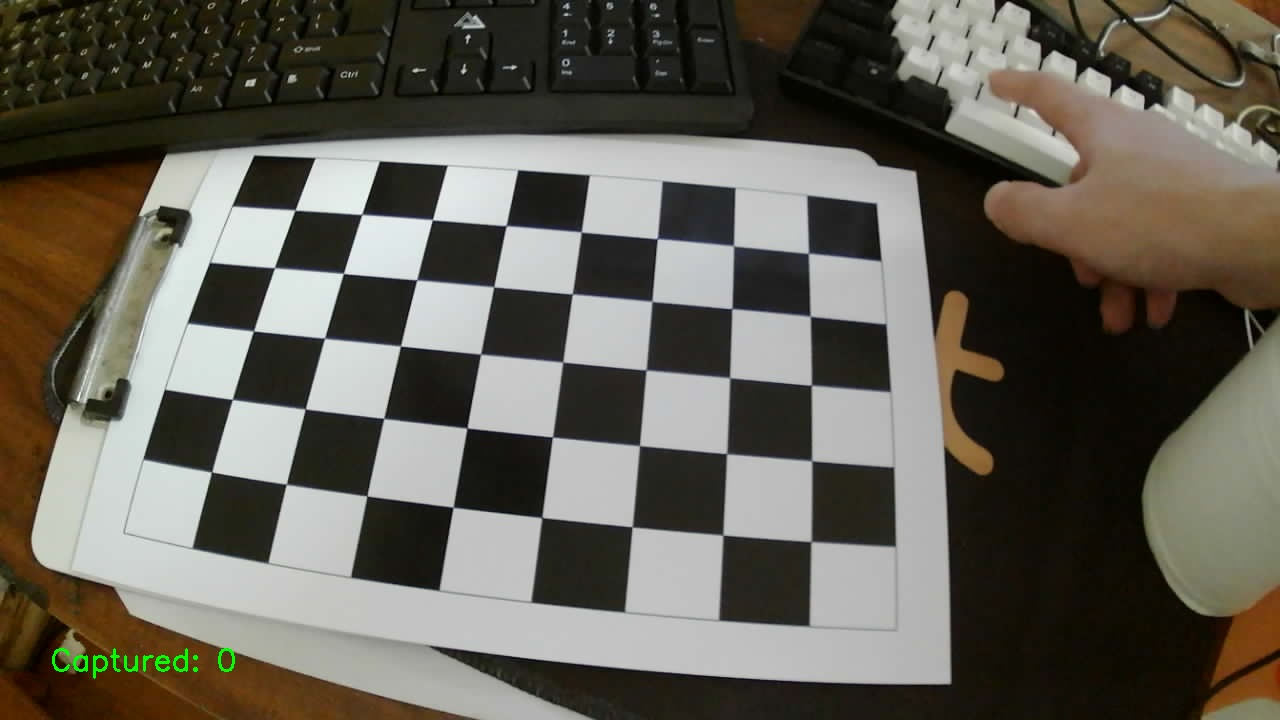
#> input picture data/calibration_images/calibration_00.jpg, 1280 x 720 px
$ python -i segment.py   (imports and definitions only)
#> lines starting #> are read from the running program, lines starting #| are printed output that depends on the picture; after the words box and inside, x2 and y2 are one past the last pixel; in counts of white or black regions, pixels touching at a corner belong together
#> further down, picture is the input picture: shape (720, 1280, 3); mean B, G, R 85.9, 95.8, 99.5
"""Segment objects without changing the coordinate system of the input image.

Masks are uint8 (0/255). ROI is (x, y, width, height) in the input image;
returned masks and contours always use FULL image coordinates. Use an ROI
around the workpiece when a reference chessboard is visible in the same frame.
"""

from dataclasses import dataclass

import cv2
import numpy as np


@dataclass
class SegmentationResult:
    mask: np.ndarray
    contours: list
    roi: tuple
    threshold: object
    component_count: int


def as_gray(image):
    """Validate an 8-bit gray/BGR/BGRA image; never rescale intensities silently."""
    if not isinstance(image, np.ndarray) or image.dtype != np.uint8 or image.size == 0:
        raise ValueError("image must be a nonempty uint8 array")
    if image.ndim == 2:
        return image
    if image.ndim == 3 and image.shape[2] in (3, 4):
        code = cv2.COLOR_BGR2GRAY if image.shape[2] == 3 else cv2.COLOR_BGRA2GRAY
        return cv2.cvtColor(image, code)
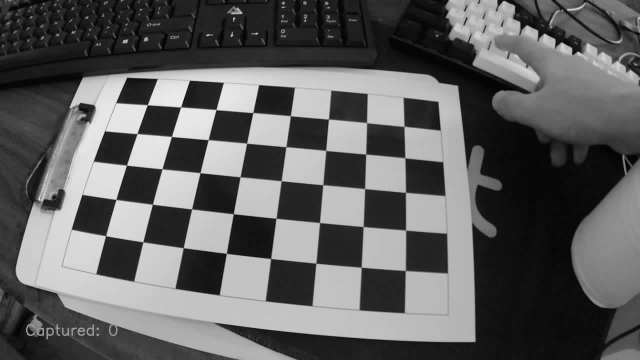
#> returned value: shape (720, 1280) (shown at 1/2 size); min 0, max 254, mean 95.8
    raise ValueError("image must be grayscale, BGR or BGRA")


def validate_roi(shape, roi):
    height, width = shape[:2]
    if roi is None:
        return 0, 0, width, height
    if len(roi) != 4 or any(not isinstance(v, (int, np.integer)) for v in roi):
        raise ValueError("roi must contain four integers: x, y, width, height")
    x, y, w, h = map(int, roi)
    if x < 0 or y < 0 or w < 1 or h < 1 or x + w > width or y + h > height:
        raise ValueError("roi must lie entirely inside the input image")
    return x, y, w, h


def _odd_kernel(value, name):
    if not isinstance(value, (int, np.integer)) or value < 1 or value % 2 != 1:
        raise ValueError(f"{name} must be a positive odd integer (1 disables it)")


def segment_image(image, *, method="otsu", foreground="dark", roi=None,
                  blur_size=5, morphology_size=3, min_area=100,
                  keep_largest=True, reject_border=True, fill_holes=False,
                  adaptive_block_size=31, adaptive_c=5.0,
                  hsv_lower=None, hsv_upper=None):
    """Threshold, clean and select connected components of a workpiece.

    Otsu/adaptive use explicit dark/bright polarity. HSV bounds use OpenCV
    H=0..179, S/V=0..255; lower H > upper H selects a range across hue zero.
    By default, reject components touching the ROI/image border: these are
    often background or truncated objects. Expand the ROI to retain the object.
    Holes are preserved unless fill_holes=True (e.g. a printed solid object).
    min_area is foreground area in pixels, not physical square millimetres.
    """
    gray = as_gray(image)
    x, y, w, h = validate_roi(gray.shape, roi)
    if method not in ("otsu", "adaptive", "hsv"):
        raise ValueError("method must be otsu, adaptive or hsv")
    if foreground not in ("dark", "bright"):
        raise ValueError("foreground must be dark or bright")
    _odd_kernel(blur_size, "blur_size")
    _odd_kernel(morphology_size, "morphology_size")
    if not np.isfinite(min_area) or min_area <= 0:
        raise ValueError("min_area must be finite and positive")
    local_gray = gray[y:y + h, x:x + w]
    local_gray = cv2.GaussianBlur(local_gray, (blur_size, blur_size), 0)
    threshold_value = None
    polarity = cv2.THRESH_BINARY_INV if foreground == "dark" else cv2.THRESH_BINARY
    if method == "otsu":
        # A flat ROI contains no contrast from which to identify an object.
        if int(local_gray.max()) == int(local_gray.min()):
            binary = np.zeros_like(local_gray)
        else:
            threshold_value, binary = cv2.threshold(local_gray, 0, 255, polarity | cv2.THRESH_OTSU)
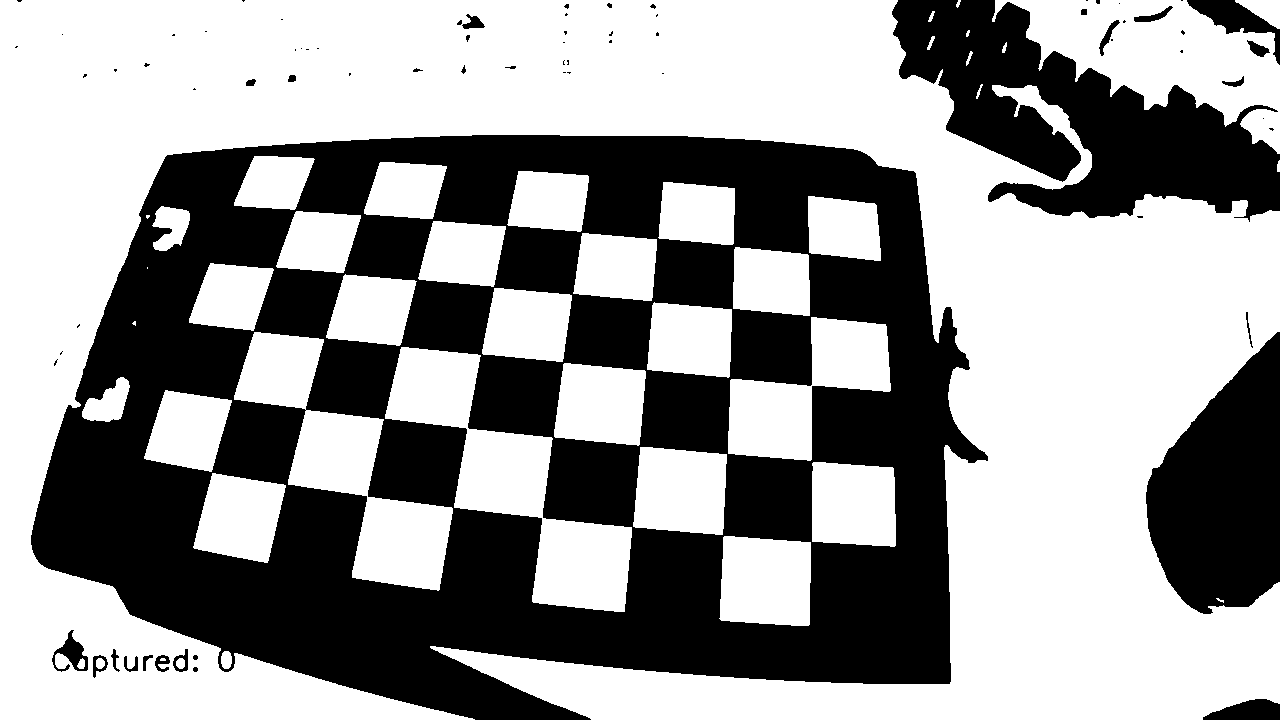
#> binary: shape (720, 1280); 59.3% white; 73 black regions (47 under 20 px), largest, box (x1, y1, x2, y2) and area: (31, 135, 988, 720) 301331, (892, 0, 1280, 222) 42046, (1146, 332, 1280, 614) 25747
#> threshold_value = 109
    elif method == "adaptive":
        _odd_kernel(adaptive_block_size, "adaptive_block_size")
        if adaptive_block_size < 3 or not np.isfinite(adaptive_c):
            raise ValueError("adaptive_block_size >= 3 and finite adaptive_c required")
        binary = cv2.adaptiveThreshold(local_gray, 255, cv2.ADAPTIVE_THRESH_GAUSSIAN_C,
                                       polarity, adaptive_block_size, adaptive_c)
    else:
        if image.ndim != 3 or hsv_lower is None or hsv_upper is None:
            raise ValueError("HSV segmentation requires a color image and both HSV bounds")
        lower = np.asarray(hsv_lower, dtype=float)
        upper = np.asarray(hsv_upper, dtype=float)
        limits = np.array([179, 255, 255])
        if (lower.shape != (3,) or upper.shape != (3,)
                or not np.all(np.isfinite(lower)) or not np.all(np.isfinite(upper))
                or np.any(lower < 0) or np.any(upper < 0)
                or np.any(lower > limits) or np.any(upper > limits)
                or np.any(lower != np.floor(lower)) or np.any(upper != np.floor(upper))
                or np.any(lower[1:] > upper[1:])):
            raise ValueError("Invalid HSV bounds: H=0..179, S/V=0..255")
        hsv = cv2.cvtColor(image[y:y + h, x:x + w, :3], cv2.COLOR_BGR2HSV)
        lo, hi = lower.astype(np.uint8), upper.astype(np.uint8)
        if lo[0] <= hi[0]:
            binary = cv2.inRange(hsv, lo, hi)
        else:
            binary = cv2.bitwise_or(
                cv2.inRange(hsv, lo, np.array([179, hi[1], hi[2]], dtype=np.uint8)),
                cv2.inRange(hsv, np.array([0, lo[1], lo[2]], dtype=np.uint8), hi))

    if morphology_size > 1:
        kernel = cv2.getStructuringElement(cv2.MORPH_ELLIPSE, (morphology_size, morphology_size))
        binary = cv2.morphologyEx(binary, cv2.MORPH_OPEN, kernel)
#> binary: shape (720, 1280); 59.3% white; 71 black regions (45 under 20 px), largest, box (x1, y1, x2, y2) and area: (31, 135, 988, 720) 301424, (892, 0, 1280, 222) 42106, (1146, 332, 1280, 614) 25768
        binary = cv2.morphologyEx(binary, cv2.MORPH_CLOSE, kernel)
#> binary: shape (720, 1280); 59.3% white; 48 black regions (25 under 20 px), largest, box (x1, y1, x2, y2) and area: (31, 135, 988, 720) 301411, (892, 0, 1280, 220) 42081, (1146, 332, 1280, 614) 25765
    # Pad before flood fill so holes are distinct from exterior background,
    # including when foreground touches the top-left pixel of the ROI.
    if fill_holes:
        padded = np.pad(binary, 1)
        flooded = padded.copy()
        cv2.floodFill(flooded, None, (0, 0), 255)
        binary = cv2.bitwise_or(padded, cv2.bitwise_not(flooded))[1:-1, 1:-1]

    count, labels, stats, _ = cv2.connectedComponentsWithStats(binary, connectivity=8)
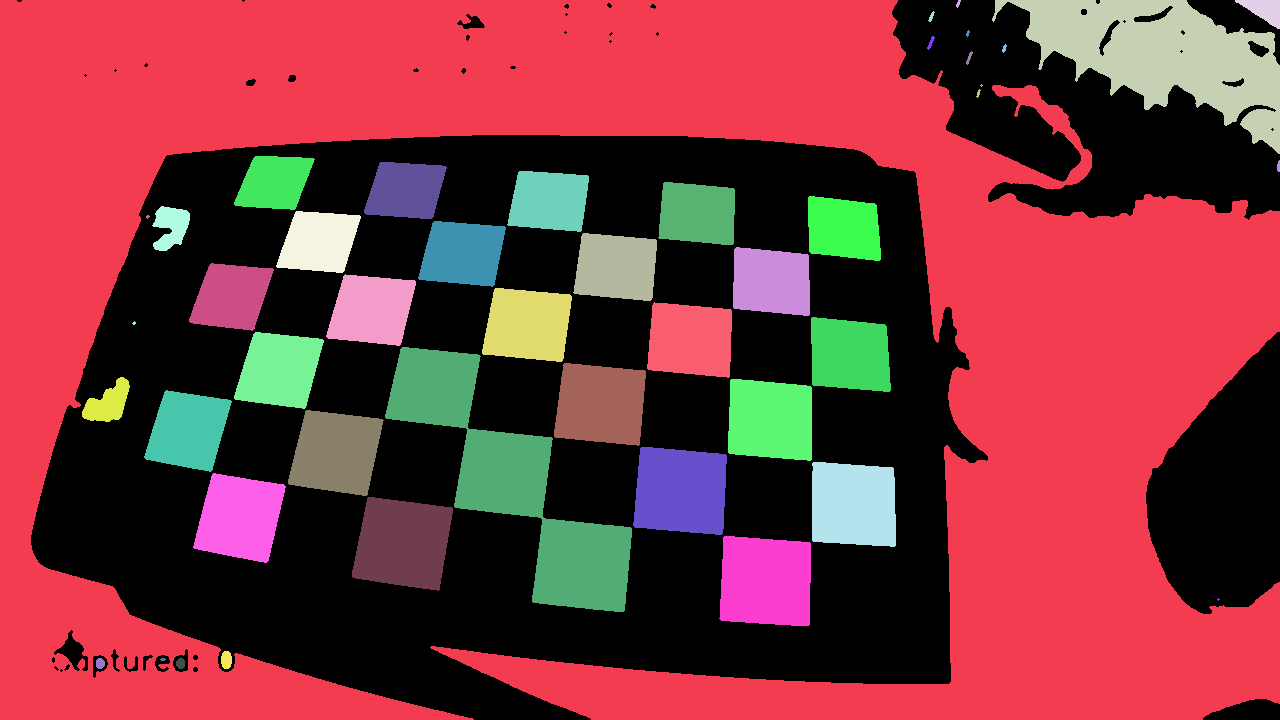
#> labels: shape (720, 1280) int32; 47 distinct labels, from 0 to 46; one colour per label, 0 black
#> count = 47; stats = 47 rows, first 6: [17, 0, 1263, 720, 374825], [0, 0, 1280, 720, 375393], [956, 0, 5, 8, 23], [992, 0, 288, 154, 20549], [1235, 0, 45, 29, 708], [928, 11, 7, 11, 34]
    selected = []
    for label in range(1, count):
        left, top, cw, ch, area = stats[label]
        touches_border = left == 0 or top == 0 or left + cw == w or top + ch == h
        if area >= min_area and not (reject_border and touches_border):
            selected.append(label)
#> this loop made 46 passes
#> (left, top, cw, ch, area, touches_border) on passes 1, 2, 3, 4, 5, 7, 8, 9: (0, 0, 1280, 720, 375393, True), (956, 0, 5, 8, 23, True), (992, 0, 288, 154, 20549, True), (1235, 0, 45, 29, 708, True), (928, 11, 7, 11, 34, False), (927, 36, 8, 14, 45, False), (1002, 44, 5, 9, 26, False), (966, 51, 7, 14, 39, False)
#> after the loop, selected = 28 values from 12 to 43
    if keep_largest and selected:
        selected = [max(selected, key=lambda label: stats[label, cv2.CC_STAT_AREA])]
#> selected = [31]
    local_mask = (np.isin(labels, selected).astype(np.uint8) * 255)
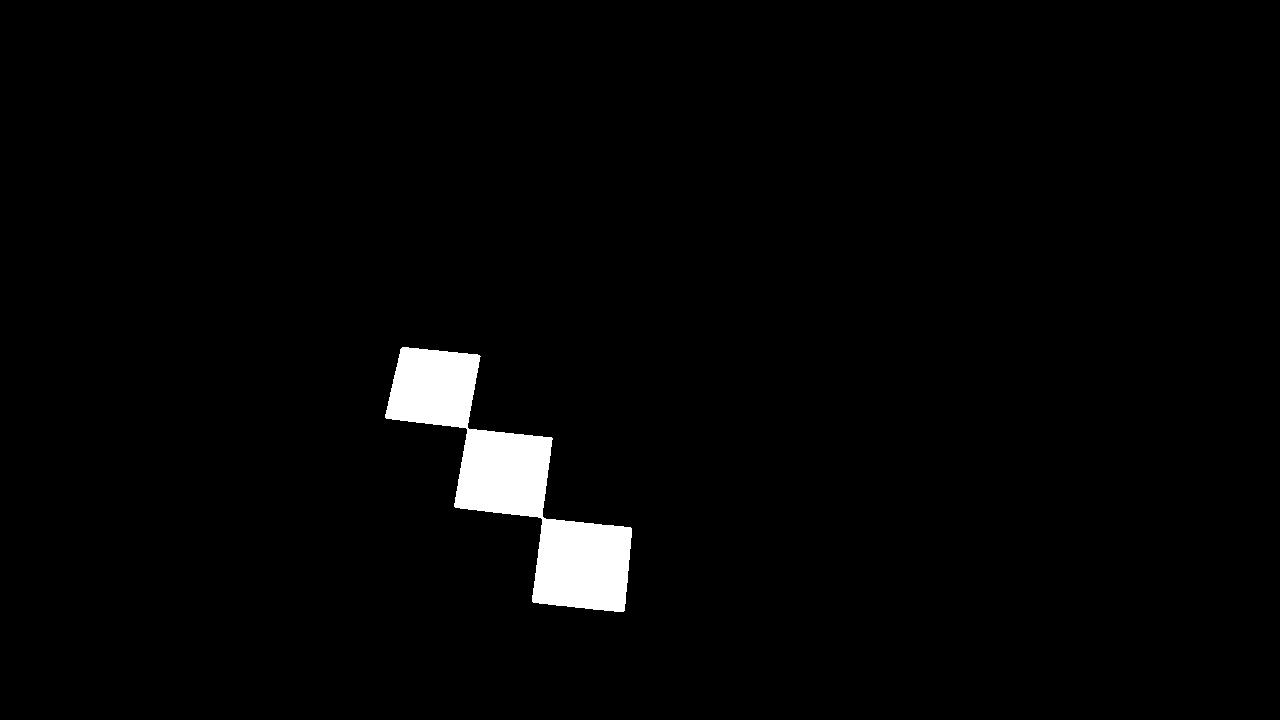
#> local_mask: shape (720, 1280); 2.3% white; 1 white region
    mask = np.zeros_like(gray)
    mask[y:y + h, x:x + w] = local_mask
    contours, _ = cv2.findContours(mask, cv2.RETR_LIST, cv2.CHAIN_APPROX_NONE)
#> contours = 1 contour; box (x1, y1, x2, y2) and area: (385, 347, 632, 612) 20504
    return SegmentationResult(mask, list(contours), (x, y, w, h), threshold_value, len(selected))

>>> import cv2
>>> picture = cv2.imread('../../data/calibration_images/calibration_00.jpg')
>>> result = segment_image(picture)

$ run again, on data/calibration_images/calibration_01.jpg
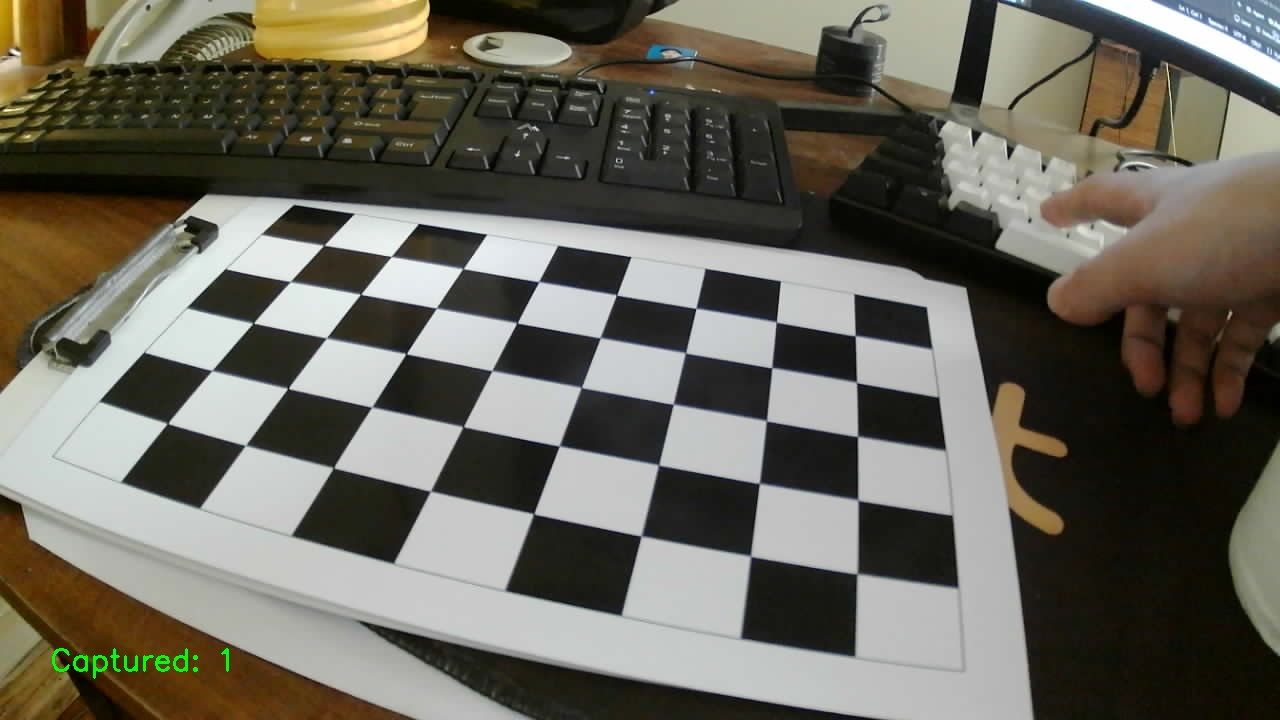
#> input picture data/calibration_images/calibration_01.jpg, 1280 x 720 px
#> picture is the input picture: shape (720, 1280, 3); mean B, G, R 92, 103, 105.9
#> in segment_image, `threshold_value, binary = cv2.threshold(local_gray, 0, 255, polarity |..`:
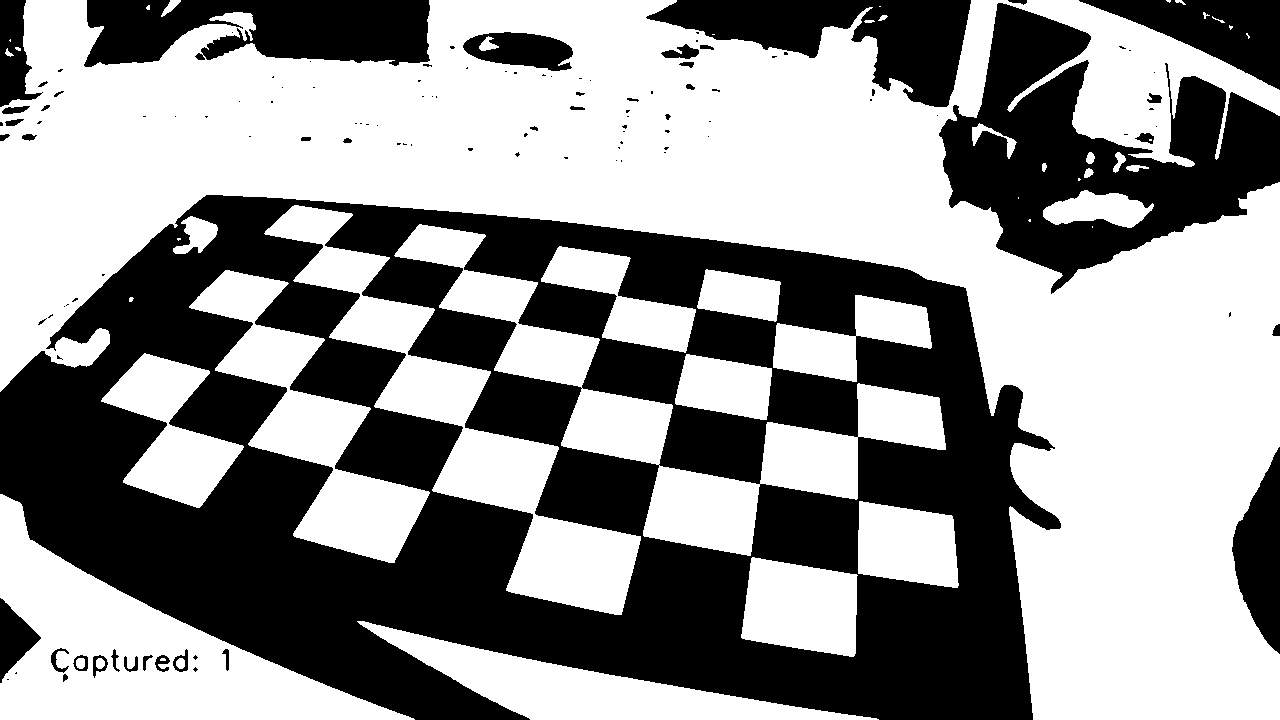
#> binary: shape (720, 1280); 57.2% white; 119 black regions (78 under 20 px), largest, box (x1, y1, x2, y2) and area: (0, 195, 1061, 720) 291190, (939, 3, 1280, 294) 44322, (84, 0, 430, 67) 17928
#> threshold_value = 112
#> labels: shape (720, 1280) int32; 49 distinct labels, from 0 to 48
#> count = 49; stats = 49 rows, first 6: [0, 0, 1280, 720, 394101], [0, 0, 1280, 720, 337350], [161, 0, 20, 17, 134], [1166, 0, 5, 3, 10], [1175, 0, 10, 5, 26], [146, 5, 4, 5, 14]
#> the loop in segment_image, `for label in range(1, count):` made 48 passes
#> (left, top, cw, ch, area, touches_border) on passes 1, 2, 4, 7, 8, 11, 13, 14: (0, 0, 1280, 720, 337350, True), (161, 0, 20, 17, 134, True), (1175, 0, 10, 5, 26, True), (879, 15, 9, 6, 33, False), (864, 20, 9, 3, 23, False), (479, 36, 19, 15, 152, False), (5, 50, 8, 7, 29, False), (972, 123, 31, 22, 229, False)
#> after the loop in segment_image, `for label in range(1, count):`: selected = [11, 14, 15, 17, 23, 24, 25, 27, 29, 30, 31, 32, 33, 35, 36, 37, 38, 39, 40, 41, 43, 44]
#> in segment_image, `selected = [max(selected, key=lambda label: stats[label, cv2.CC_STAT_A..`: selected = [24]
#> in segment_image, `local_mask = (np.isin(labels, selected).astype(np.uint8) * 255)`:
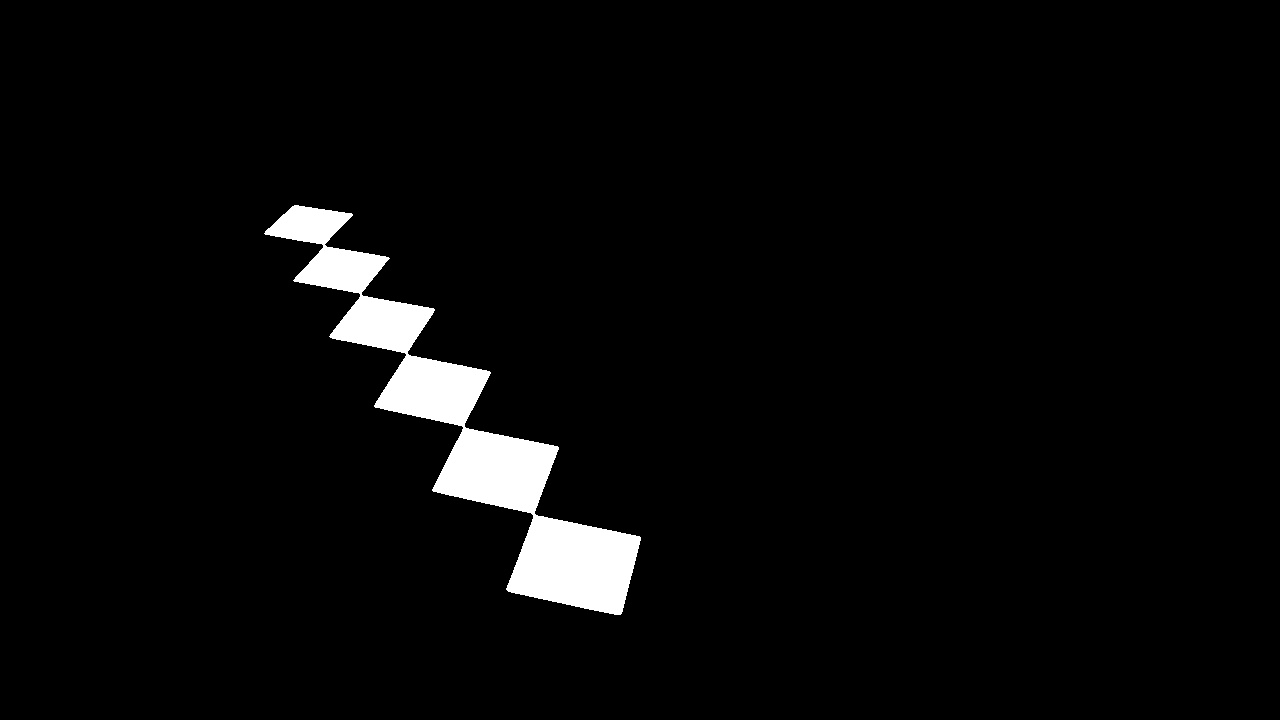
#> local_mask: shape (720, 1280); 3.3% white; 1 white region
#> contours = 1 contour; box (x1, y1, x2, y2) and area: (264, 205, 641, 615) 29764
